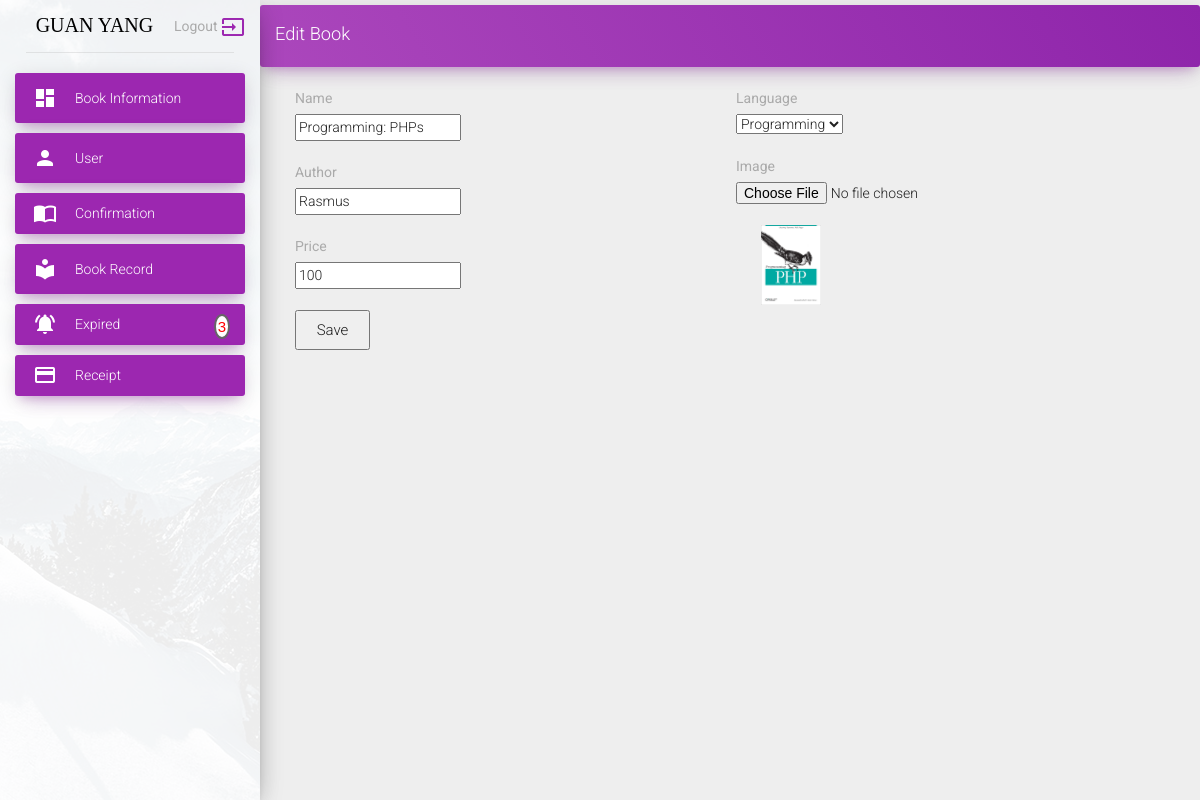
The page /examples/edit_book.php?id=1 (signed in) on the database its author committed.
### tables this page shows
CREATE TABLE `book` (
  `id` int(11) NOT NULL,
  `name` varchar(50) DEFAULT NULL,
  `author` varchar(50) DEFAULT NULL,
  `price` varchar(50) DEFAULT NULL,
  `image` varchar(100) DEFAULT NULL,
  `language` varchar(50) DEFAULT NULL,
  `status` varchar(50) DEFAULT 'active'
);

### examples/edit_book.php (the view, shortened to what this page needs)
<?php
include_once("../connection/db.php");
mysqli_set_charset($conn, 'utf8');
if(!empty($_GET['id'])){
	$id = " WHERE id ='".$_GET['id']."'";
}else{
	$id = "";
}
$query = "SELECT * FROM book ".$id." ";
$result = mysqli_query($conn,$query);
$row = mysqli_fetch_assoc($result);
?>
<!doctype html>
<html lang="en">
<head>
    <link href="../assets/css/bootstrap.min.css" rel="stylesheet" />
    <link href="../assets/css/material-dashboard.css?v=1.2.0" rel="stylesheet" />
    <link href="../assets/css/demo.css" rel="stylesheet" />
    <link href="http://maxcdn.bootstrapcdn.com/font-awesome/latest/css/font-awesome.min.css" rel="stylesheet">
</head>
<body>
    <div class="wrapper">
        <div class="sidebar" data-color="purple" data-image="../assets/img/sidebar-1.jpg">
            <?
            include("../sidebar.php");
            ?>
        </div>
        <div class="main-panel">
            <div class="card card-plain">
                <div class="card-header" data-background-color="purple">
                    <h4 class="title">Edit Book</h4>
                </div>
                <form method="post" action="edit_book.php?id=<?php echo $_GET['id'];?>" enctype="multipart/form-data">
                    <div class="card-content table-responsive">
                        <div class="col-md-6">
                            <label>Name</label><br>
                            <input type="text" required="required" name="name" value="<?php echo $row['name'] ?>"/>
                            <br><br>
                            <label>Author</label><br>
                            <input type="text" required="required" name="author" value="<?php echo $row['author'] ?>"/>
                            <br><br>
                            <label>Price</label><br>
                            <input type="text" required="required" name="price" value="<?php echo $row['price'] ?>"/>
                            <br><br>
                            <button type="submit" name="edit" style="font-size:15px; height:40px; width:75px;">
                            Save</button>
                        </div>
                        <div class="col-md-6">
                            <label>Language</label><br>
                            <select name="language">
                            <option value="programming" <?php if($row['language'] == 'programming'){echo "selected=\"selected\"";}?>>Programming</option>
                            </select><br><br>
                            <label>Image</label>
                            <input type="file" name="image" onchange="readURL(this);" value="<?php echo $row['image'] ?>"/>
                            <br>
                            <img style="height:80px; width:60px; margin-left:25px;" id="blah"
                            src="<?php echo $row['image']; ?>">
                        </div>
                    </div>
                </form>
            </div>
        </div>
    </div>
</body>
</html>

### rows shown on the page
book: name "Programming: PHPs", author "Rasmus", price "100", language "Programming", image (picture)

### other values the page prints
$_SESSION['name'] "GUAN YANG"
$rows1 "3"
